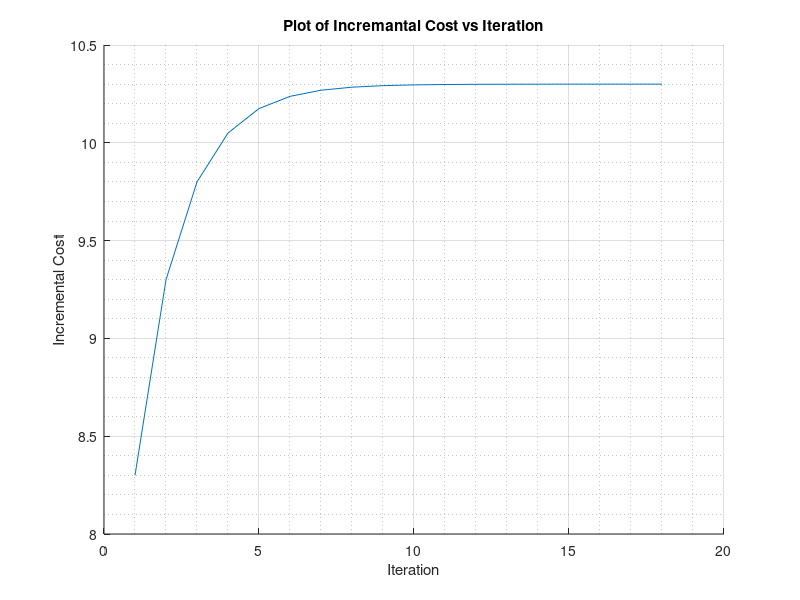
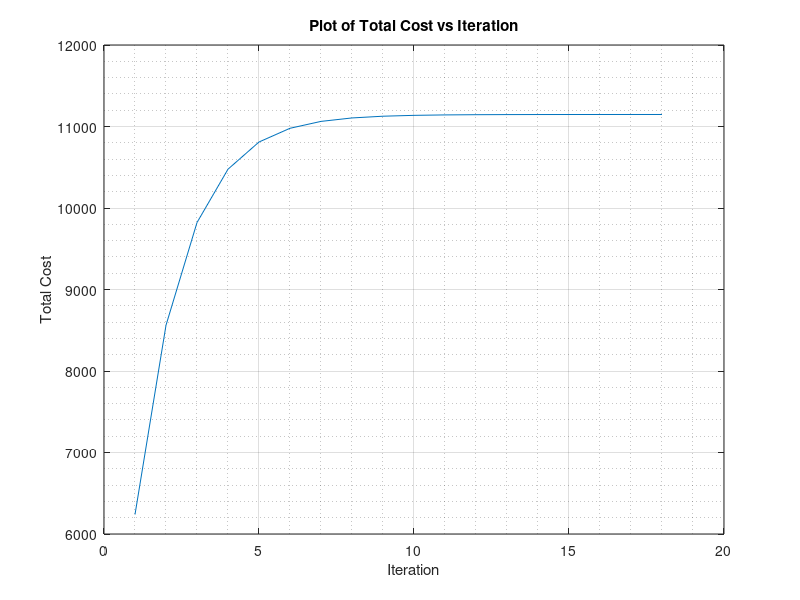

Write MATLAB code to recreate these figures, in order. (Note: this script raises an error after producing the figures.)
clear
clc

a=[500 400 200];                  % a,b,g are constants of cost function
b=[5.3 5.5 5.8];
g=[0.004 0.006 0.009];            %Pd=Power Demand,E=Tolerance
Pd=800; E=10^(-3);                %n=no of iterations
L=[8.3 9 9.7 10.9 11.5 12];       %L(lamda)=Incremental Cost                        
Pmax=[350 200 350];               %Pmax,Pmin=Maximum and minimum generating limits respectively
Pmin=[150 100 100];               %status=1: plant output is within generation limit in that iteration
status=[1 1 1];                   %status=0: plant output has crossed generation limit in that iteration 

for j=1:length(L)
    dP=5; n=0;
while (abs(dP)>E)
n=n+1; C=0;
for i=1:length(a)
    P(i)=(L(j)-b(i))/(2*g(i));
    C=C+a(i)+b(i)*P(i)+g(i)*P(i)^2;
end
for i=1:length(a)
    if P(i)>Pmax(i)
        P(i)=Pmax(i);
        status(i)=0;
    elseif P(i)<Pmin(i)
            P(i)=Pmin(i);
            status(i)=0;
        else P(i)=P(i);
    end
end
P1(n,1)=P(1);P2(n,1)=P(2);P3(n,1)=P(3);
Cost(n,1)=C;
IC(n,1)=L(j);
Iteration(n,1)=n;
Status(n,:)=status;
dP=sum(P)-Pd;
if sum(status)>=1
    dL=dP/sum(status./(2.*g));
else dL=dP/sum(1./(2.*g));
end
L(j)=L(j)-dL/2;
Pdemand(n,1)=Pd; Pgen(n,1)=sum(P); delP(n,1)=dP;
end
figure(1); hold on; plot(IC);  xlabel('Iteration'); ylabel('Incremental Cost');
    title('Plot of Incremantal Cost vs Iteration'); grid; grid minor;
figure(2);plot(Cost); grid; grid minor; hold on; xlabel('Iteration'); ylabel('Total Cost');
    title('Plot of Total Cost vs Iteration');
T=table(Iteration,IC,P1,P2,P3,Pdemand,Pgen,delP,Cost)
end
